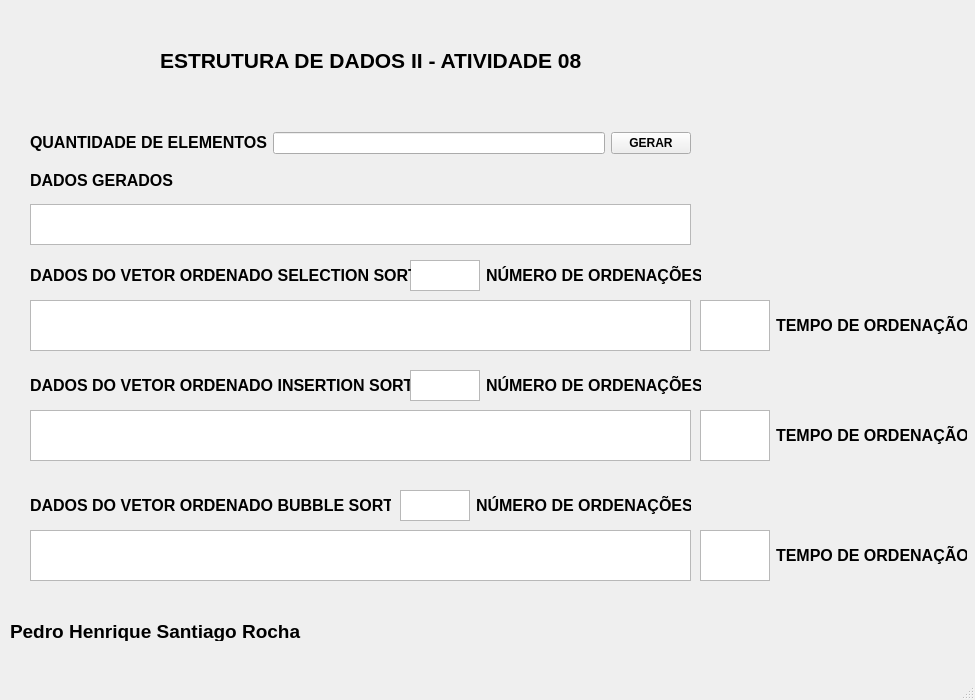
<?xml version="1.0" encoding="UTF-8"?>
<ui version="4.0">
 <class>MainWindow</class>
 <widget class="QMainWindow" name="MainWindow">
  <property name="geometry">
   <rect>
    <x>0</x>
    <y>0</y>
    <width>975</width>
    <height>700</height>
   </rect>
  </property>
  <property name="windowTitle">
   <string>MainWindow</string>
  </property>
  <widget class="QWidget" name="centralwidget">
   <widget class="QTextEdit" name="textEditOrdenadoInsertion">
    <property name="geometry">
     <rect>
      <x>30</x>
      <y>410</y>
      <width>661</width>
      <height>51</height>
     </rect>
    </property>
    <property name="font">
     <font>
      <bold>false</bold>
     </font>
    </property>
   </widget>
   <widget class="QTextEdit" name="textEdit">
    <property name="geometry">
     <rect>
      <x>30</x>
      <y>204</y>
      <width>661</width>
      <height>41</height>
     </rect>
    </property>
   </widget>
   <widget class="QLabel" name="label">
    <property name="geometry">
     <rect>
      <x>160</x>
      <y>20</y>
      <width>481</width>
      <height>81</height>
     </rect>
    </property>
    <property name="font">
     <font>
      <pointsize>16</pointsize>
      <bold>true</bold>
     </font>
    </property>
    <property name="text">
     <string>&lt;html&gt;&lt;head/&gt;&lt;body&gt;&lt;p&gt;&lt;span style=&quot; color:#000000;&quot;&gt;ESTRUTURA DE DADOS II - ATIVIDADE 08&lt;/span&gt;&lt;/p&gt;&lt;/body&gt;&lt;/html&gt;</string>
    </property>
   </widget>
   <widget class="QWidget" name="layoutWidget">
    <property name="geometry">
     <rect>
      <x>700</x>
      <y>300</y>
      <width>267</width>
      <height>51</height>
     </rect>
    </property>
    <layout class="QHBoxLayout" name="horizontalLayout_3">
     <item>
      <widget class="QTextEdit" name="textEditTempoSS"/>
     </item>
     <item>
      <widget class="QLabel" name="label_21">
       <property name="text">
        <string>&lt;html&gt;&lt;head/&gt;&lt;body&gt;&lt;p&gt;&lt;span style=&quot; font-size:12pt; font-weight:700;&quot;&gt;TEMPO DE ORDENAÇÃO&lt;/span&gt;&lt;/p&gt;&lt;/body&gt;&lt;/html&gt;</string>
       </property>
      </widget>
     </item>
    </layout>
   </widget>
   <widget class="QLabel" name="label_18">
    <property name="geometry">
     <rect>
      <x>30</x>
      <y>370</y>
      <width>381</width>
      <height>31</height>
     </rect>
    </property>
    <property name="font">
     <font>
      <pointsize>12</pointsize>
      <bold>true</bold>
     </font>
    </property>
    <property name="text">
     <string>&lt;html&gt;&lt;head/&gt;&lt;body&gt;&lt;p&gt;&lt;span style=&quot; color:#000000;&quot;&gt;DADOS DO VETOR ORDENADO INSERTION SORT&lt;/span&gt;&lt;/p&gt;&lt;/body&gt;&lt;/html&gt;</string>
    </property>
   </widget>
   <widget class="QLabel" name="label_4">
    <property name="geometry">
     <rect>
      <x>30</x>
      <y>170</y>
      <width>151</width>
      <height>21</height>
     </rect>
    </property>
    <property name="font">
     <font>
      <pointsize>12</pointsize>
      <bold>true</bold>
     </font>
    </property>
    <property name="text">
     <string>&lt;html&gt;&lt;head/&gt;&lt;body&gt;&lt;p&gt;&lt;span style=&quot; color:#000000;&quot;&gt;DADOS GERADOS&lt;/span&gt;&lt;/p&gt;&lt;/body&gt;&lt;/html&gt;</string>
    </property>
   </widget>
   <widget class="QWidget" name="layoutWidget_2">
    <property name="geometry">
     <rect>
      <x>410</x>
      <y>370</y>
      <width>291</width>
      <height>31</height>
     </rect>
    </property>
    <layout class="QHBoxLayout" name="horizontalLayout_4">
     <item>
      <widget class="QTextEdit" name="textEditExecOrdenInsertion"/>
     </item>
     <item>
      <widget class="QLabel" name="label_20">
       <property name="text">
        <string>&lt;html&gt;&lt;head/&gt;&lt;body&gt;&lt;p&gt;&lt;span style=&quot; font-size:12pt; font-weight:700;&quot;&gt;NÚMERO DE ORDENAÇÕES&lt;/span&gt;&lt;/p&gt;&lt;/body&gt;&lt;/html&gt;</string>
       </property>
      </widget>
     </item>
    </layout>
   </widget>
   <widget class="QLabel" name="label_3">
    <property name="geometry">
     <rect>
      <x>10</x>
      <y>620</y>
      <width>291</width>
      <height>21</height>
     </rect>
    </property>
    <property name="font">
     <font>
      <pointsize>14</pointsize>
      <bold>true</bold>
      <underline>false</underline>
     </font>
    </property>
    <property name="text">
     <string>&lt;html&gt;&lt;head/&gt;&lt;body&gt;&lt;p&gt;Pedro Henrique Santiago Rocha&lt;/p&gt;&lt;/body&gt;&lt;/html&gt;</string>
    </property>
   </widget>
   <widget class="QTextEdit" name="textEditOrdenadoSelection">
    <property name="geometry">
     <rect>
      <x>30</x>
      <y>300</y>
      <width>661</width>
      <height>51</height>
     </rect>
    </property>
    <property name="font">
     <font>
      <bold>false</bold>
     </font>
    </property>
   </widget>
   <widget class="QWidget" name="layoutWidget_3">
    <property name="geometry">
     <rect>
      <x>700</x>
      <y>410</y>
      <width>267</width>
      <height>51</height>
     </rect>
    </property>
    <layout class="QHBoxLayout" name="horizontalLayout_5">
     <item>
      <widget class="QTextEdit" name="textEditTempoIS"/>
     </item>
     <item>
      <widget class="QLabel" name="label_22">
       <property name="text">
        <string>&lt;html&gt;&lt;head/&gt;&lt;body&gt;&lt;p&gt;&lt;span style=&quot; font-size:12pt; font-weight:700;&quot;&gt;TEMPO DE ORDENAÇÃO&lt;/span&gt;&lt;/p&gt;&lt;/body&gt;&lt;/html&gt;</string>
       </property>
      </widget>
     </item>
    </layout>
   </widget>
   <widget class="QWidget" name="layoutWidget_4">
    <property name="geometry">
     <rect>
      <x>410</x>
      <y>260</y>
      <width>291</width>
      <height>31</height>
     </rect>
    </property>
    <layout class="QHBoxLayout" name="horizontalLayout_2">
     <item>
      <widget class="QTextEdit" name="textEditExecOrdenSelection"/>
     </item>
     <item>
      <widget class="QLabel" name="label_19">
       <property name="text">
        <string>&lt;html&gt;&lt;head/&gt;&lt;body&gt;&lt;p&gt;&lt;span style=&quot; font-size:12pt; font-weight:700;&quot;&gt;NÚMERO DE ORDENAÇÕES&lt;/span&gt;&lt;/p&gt;&lt;/body&gt;&lt;/html&gt;</string>
       </property>
      </widget>
     </item>
    </layout>
   </widget>
   <widget class="QWidget" name="layoutWidget_5">
    <property name="geometry">
     <rect>
      <x>30</x>
      <y>130</y>
      <width>661</width>
      <height>26</height>
     </rect>
    </property>
    <layout class="QHBoxLayout" name="horizontalLayout">
     <item>
      <widget class="QLabel" name="label_2">
       <property name="font">
        <font>
         <pointsize>12</pointsize>
         <italic>false</italic>
         <bold>true</bold>
         <strikeout>false</strikeout>
        </font>
       </property>
       <property name="text">
        <string>&lt;html&gt;&lt;head/&gt;&lt;body&gt;&lt;p&gt;&lt;span style=&quot; color:#000000;&quot;&gt;QUANTIDADE DE ELEMENTOS&lt;/span&gt;&lt;/p&gt;&lt;/body&gt;&lt;/html&gt;</string>
       </property>
      </widget>
     </item>
     <item>
      <widget class="QLineEdit" name="lineEditTamanho"/>
     </item>
     <item>
      <widget class="QPushButton" name="pushButtonGerar">
       <property name="font">
        <font>
         <bold>true</bold>
        </font>
       </property>
       <property name="text">
        <string>GERAR</string>
       </property>
      </widget>
     </item>
    </layout>
   </widget>
   <widget class="QLabel" name="label_9">
    <property name="geometry">
     <rect>
      <x>30</x>
      <y>260</y>
      <width>381</width>
      <height>31</height>
     </rect>
    </property>
    <property name="font">
     <font>
      <pointsize>12</pointsize>
      <bold>true</bold>
     </font>
    </property>
    <property name="text">
     <string>&lt;html&gt;&lt;head/&gt;&lt;body&gt;&lt;p&gt;&lt;span style=&quot; color:#000000;&quot;&gt;DADOS DO VETOR ORDENADO SELECTION SORT&lt;/span&gt;&lt;/p&gt;&lt;/body&gt;&lt;/html&gt;</string>
    </property>
   </widget>
   <widget class="QLabel" name="label_23">
    <property name="geometry">
     <rect>
      <x>30</x>
      <y>490</y>
      <width>361</width>
      <height>31</height>
     </rect>
    </property>
    <property name="font">
     <font>
      <pointsize>12</pointsize>
      <bold>true</bold>
     </font>
    </property>
    <property name="text">
     <string>&lt;html&gt;&lt;head/&gt;&lt;body&gt;&lt;p&gt;&lt;span style=&quot; color:#000000;&quot;&gt;DADOS DO VETOR ORDENADO BUBBLE SORT&lt;/span&gt;&lt;/p&gt;&lt;/body&gt;&lt;/html&gt;</string>
    </property>
   </widget>
   <widget class="QTextEdit" name="textEditOrdenadoBubble">
    <property name="geometry">
     <rect>
      <x>30</x>
      <y>530</y>
      <width>661</width>
      <height>51</height>
     </rect>
    </property>
    <property name="font">
     <font>
      <bold>false</bold>
     </font>
    </property>
   </widget>
   <widget class="QWidget" name="layoutWidget_6">
    <property name="geometry">
     <rect>
      <x>400</x>
      <y>490</y>
      <width>291</width>
      <height>31</height>
     </rect>
    </property>
    <layout class="QHBoxLayout" name="horizontalLayout_6">
     <item>
      <widget class="QTextEdit" name="textEditExecOrdenBubble"/>
     </item>
     <item>
      <widget class="QLabel" name="label_24">
       <property name="text">
        <string>&lt;html&gt;&lt;head/&gt;&lt;body&gt;&lt;p&gt;&lt;span style=&quot; font-size:12pt; font-weight:700;&quot;&gt;NÚMERO DE ORDENAÇÕES&lt;/span&gt;&lt;/p&gt;&lt;/body&gt;&lt;/html&gt;</string>
       </property>
      </widget>
     </item>
    </layout>
   </widget>
   <widget class="QWidget" name="layoutWidget_7">
    <property name="geometry">
     <rect>
      <x>700</x>
      <y>530</y>
      <width>267</width>
      <height>51</height>
     </rect>
    </property>
    <layout class="QHBoxLayout" name="horizontalLayout_7">
     <item>
      <widget class="QTextEdit" name="textEditTempoBS"/>
     </item>
     <item>
      <widget class="QLabel" name="label_25">
       <property name="text">
        <string>&lt;html&gt;&lt;head/&gt;&lt;body&gt;&lt;p&gt;&lt;span style=&quot; font-size:12pt; font-weight:700;&quot;&gt;TEMPO DE ORDENAÇÃO&lt;/span&gt;&lt;/p&gt;&lt;/body&gt;&lt;/html&gt;</string>
       </property>
      </widget>
     </item>
    </layout>
   </widget>
  </widget>
  <widget class="QMenuBar" name="menubar">
   <property name="geometry">
    <rect>
     <x>0</x>
     <y>0</y>
     <width>975</width>
     <height>20</height>
    </rect>
   </property>
  </widget>
  <widget class="QStatusBar" name="statusbar"/>
 </widget>
 <resources/>
 <connections/>
</ui>
